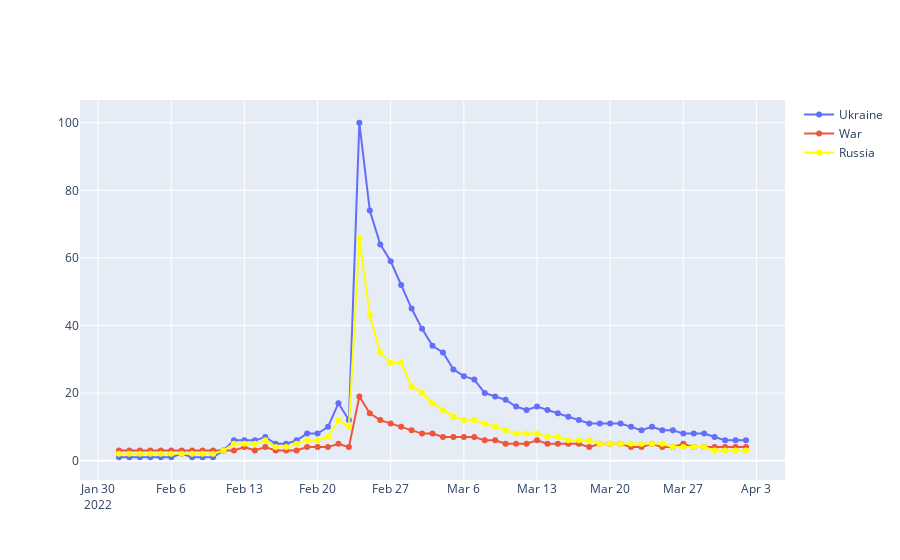

Notebook cell for this chart:
### Code cell
fig = go.Figure()
fig.add_trace(go.Scatter(x=data['date'], y=data['ukraine'],
                    mode='lines+markers',
                    name='Ukraine'))
fig.add_trace(go.Scatter(x=data['date'], y=data['war'],
                    mode='lines+markers',
                    name='War'))
fig.add_trace(go.Scatter(x=data['date'], y=data['russia'],
                    mode='lines+markers', 
                    name='Russia', line_color='yellow'))

fig.show()
